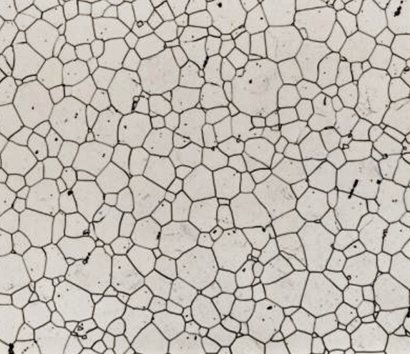
#> input picture grains2.jpg, 410 x 354 px
$ python 'Grain size analysis in Python using watershed.py'
#> lines starting #> are read from the running program, lines starting #| are printed output that depends on the picture; after the words box and inside, x2 and y2 are one past the last pixel; in counts of white or black regions, pixels touching at a corner belong together
# -*- coding: utf-8 -*-
"""
Created on Sat Apr 10 19:54:16 2021

@author: abc
"""

#Watershed :

import cv2
import numpy as np
from matplotlib import pyplot as plt
from scipy import ndimage
from skimage import measure, color, io


img = cv2.imread("grains2.jpg",cv2.IMREAD_GRAYSCALE)
#> img: shape (354, 410); min 0, max 240, mean 188.2
img1 = cv2.imread("grains2.jpg")
#> img1 is the input picture: shape (354, 410, 3); mean B, G, R 179.7, 187.2, 193.5
if(img1 is not None):
    cv2.cvtColor(img1, cv2.COLOR_BGR2GRAY)

pixels_to_um = 0.5

ret, thresh = cv2.threshold(img, 0, 255, cv2.THRESH_BINARY+cv2.THRESH_OTSU)
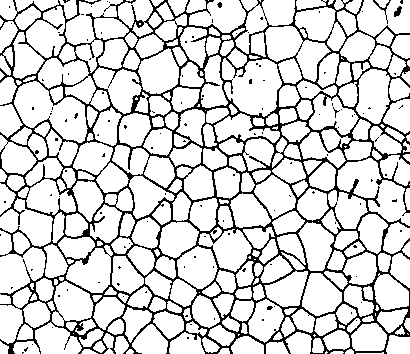
#> thresh: shape (354, 410); 83% white; black in thin lines or dots
#> ret = 157

kernel = np.ones((3,3),np.uint8)
opening = cv2.morphologyEx(thresh, cv2.MORPH_OPEN, kernel, iterations = 1)
#> opening: shape (354, 410); 82% white; black in thin lines or dots

from skimage.segmentation import clear_border
opening = clear_border(opening)
#> opening: shape (354, 410); 66.9% white; 58 black regions (56 under 20 px), largest, box (x1, y1, x2, y2) and area: (0, 0, 410, 354) 47830, (333, 107, 340, 118) 20

sure_bg = cv2.dilate(opening, kernel, iterations=1)
#> sure_bg: shape (354, 410); 80.8% white; 355 black regions (336 under 20 px), largest, box (x1, y1, x2, y2) and area: (0, 0, 410, 354) 25301, (324, 307, 410, 354) 761, (132, 91, 150, 112) 93

dist_transform = cv2.distanceTransform(opening,cv2.DIST_L2,3)


ret2, sure_fg = cv2.threshold(dist_transform, 0.2*dist_transform.max(), 255, 0)
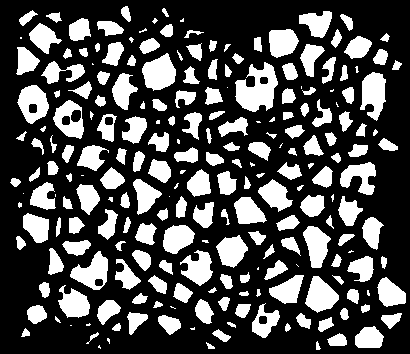
#> sure_fg: shape (354, 410) float32; 30% white; 225 white regions (38 under 20 px), largest, box (x1, y1, x2, y2) and area: (235, 62, 278, 112) 1305, (142, 53, 176, 91) 885, (360, 72, 386, 121) 849
#> ret2 = 3.77
sure_fg = np.uint8(sure_fg)

unknown = cv2.subtract(sure_bg, sure_fg)
#> unknown: shape (354, 410); 50.8% white; 580 black regions (374 under 20 px), largest, box (x1, y1, x2, y2) and area: (0, 0, 410, 354) 25301, (235, 62, 278, 112) 1305, (142, 53, 176, 91) 885

ret3, markers = cv2.connectedComponents(sure_fg)
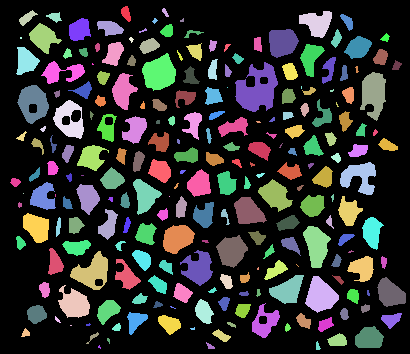
#> markers: shape (354, 410) int32; 226 distinct labels, from 0 to 225; one colour per label, 0 black
#> ret3 = 226
markers = markers+10
#> markers: shape (354, 410) int32; 226 distinct labels, from 10 to 235

markers[unknown==255] = 0
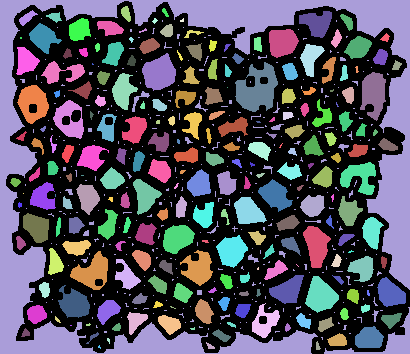
#> markers: shape (354, 410) int32; 227 distinct labels, from 0 to 235; one colour per label, 0 black

#plt.imshow(markers, cmap = "jet")

markers = cv2.watershed(img1, markers)
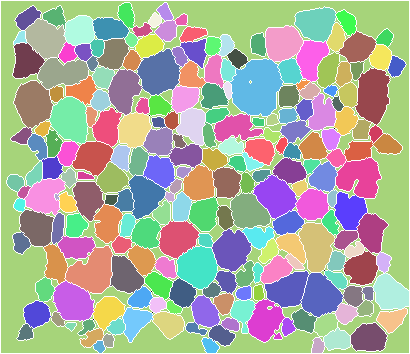
#> markers: shape (354, 410) int32; 228 distinct labels, from -1 to 235; one colour per label, 0 black, -1 white

img1[markers == -1] = [0, 255, 255]
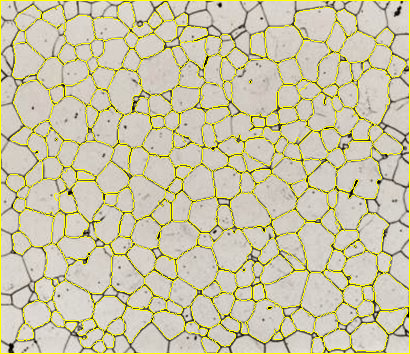
#> img1: shape (354, 410, 3); 9.17% of pixels changed, all inside (x1, y1, x2, y2) = (0, 0, 410, 354)
img2 = color.label2rgb(markers, bg_label=0)
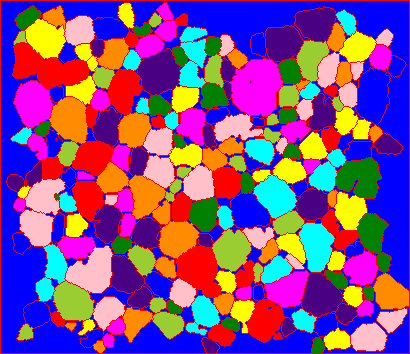
#> img2: shape (354, 410, 3) float64; mean R, G, B 0.521, 0.302, 0.543

"""
cv2.imshow("Overlay original image", img1)
cv2.imshow("Colored grains", img2)

cv2.imshow("Unknown pixels", unknown)
cv2.imshow("Sure fg",sure_fg)
cv2.imshow("Distance Transform", dist_transform)
cv2.imshow("Sure Background", sure_bg)
cv2.imshow("Opening Image", opening)
"""
cv2.waitKey()
